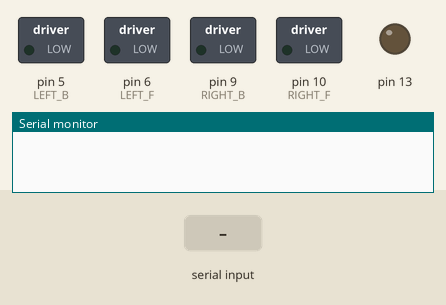
Recording of a sketch running on a simulated Arduino Uno, built with avr-gcc and run on an emulated ATmega328P. Shown: switched loads named in the sketch (green lamp = pin HIGH), output pins drawn as LEDs (lit = HIGH), the last lines printed to the serial monitor. The inputs (shaded band) are chosen by the test bench.

Above: at 1.2 s.
1.3 s: "90,45\n" received over Serial
At 2.5 s:
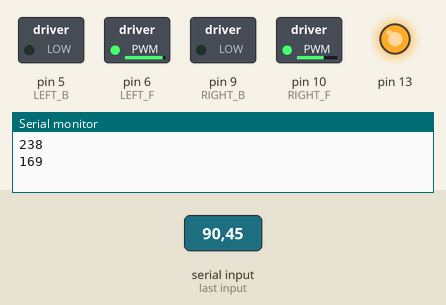
2.9 s: "30,150\n" received over Serial
At 3.9 s:
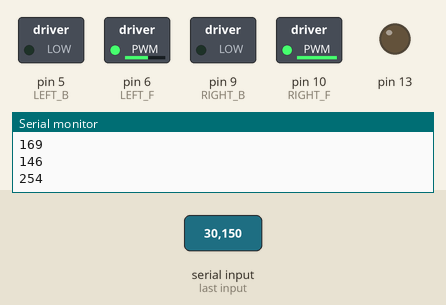
4.4 s: "1,90\n" received over Serial
At 5.1 s:
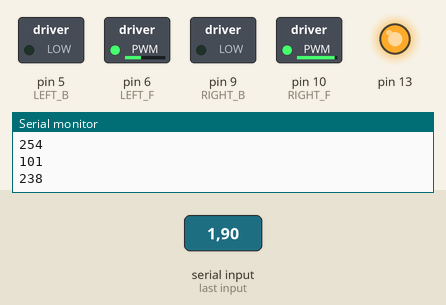
5.9 s: "90,45\n" received over Serial
At 6.3 s:
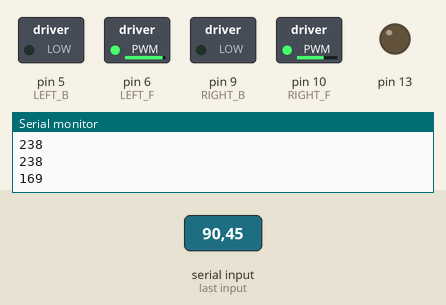
7.4 s: "30,150\n" received over Serial
At 8.6 s:
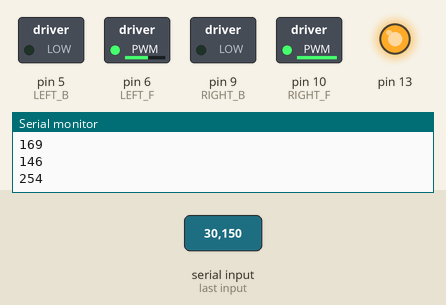
8.9 s: "1,90\n" received over Serial
At 9.8 s:
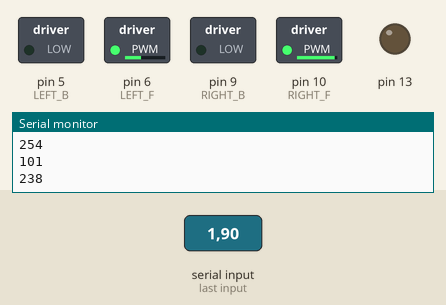
Timing chart, 0 to 11.4 s (numbered marks = the images above; inputs shaded):
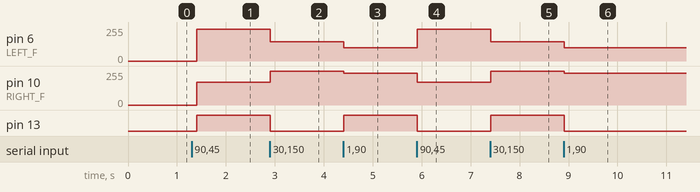

Measured:
- after the input at 1.3 s, pin 6 (LEFT_F): 0/255 → 238/255 after 0.10 s; pin 10 (RIGHT_F): 0/255 → 169/255 after 0.10 s; pin 13: LOW → HIGH after 0.10 s
- after the input at 2.9 s, pin 6 (LEFT_F): 238/255 → 146/255 at once; pin 10 (RIGHT_F): 169/255 → 254/255 at once; pin 13: HIGH → LOW at once
- after the input at 4.4 s, pin 6 (LEFT_F): 146/255 → 101/255 at once; pin 10 (RIGHT_F): 254/255 → 238/255 at once; pin 13: LOW → HIGH at once
- after the input at 5.9 s, pin 6 (LEFT_F): 101/255 → 238/255 at once; pin 10 (RIGHT_F): 238/255 → 169/255 at once; pin 13: HIGH → LOW at once
- after the input at 7.4 s, pin 6 (LEFT_F): 238/255 → 146/255 at once; pin 10 (RIGHT_F): 169/255 → 254/255 at once; pin 13: LOW → HIGH at once
- after the input at 8.9 s, pin 6 (LEFT_F): 146/255 → 101/255 at once; pin 10 (RIGHT_F): 254/255 → 238/255 at once; pin 13: HIGH → LOW at once

The sketch:

motor_driver_lf.ino
```cpp
#define RIGHT_B 9
#define RIGHT_F 10
#define LEFT_B 5
#define LEFT_F 6
#define LEFT 0
#define RIGHT 1
#define FORWARD 1
#define BACKWARD 0

int tab[2][2];

void set_motor_speed(int lr,int speed);

void setup() {
  pinMode(RIGHT_B,OUTPUT);
  pinMode(RIGHT_F,OUTPUT);
  pinMode(LEFT_B,OUTPUT);
  pinMode(LEFT_F,OUTPUT);
  pinMode(13,OUTPUT);
  tab[LEFT][FORWARD]=LEFT_F;
  tab[LEFT][BACKWARD]=LEFT_B;
  tab[RIGHT][BACKWARD]=RIGHT_B;
  tab[RIGHT][FORWARD]=RIGHT_F;
  Serial.begin(9600);
}


void loop() {
  while (Serial.available() > 0) {
    int left = Serial.parseInt();
    int right = Serial.parseInt();
    if (Serial.read() == '\n') {
      PORTB ^= (1<<PB5);
      int lspeed = scale(left);
      int rspeed = scale(right);
      set_motor_speed(LEFT,lspeed);
      set_motor_speed(RIGHT,rspeed);
      }
   }
   delay(100);
}


int scale(int value){ //-100,100 -> -255,-100 100,255
  if(value==0)return 0;
  value=constrain(value,-100,100);
  if(value<0)value=map(value,-100,0,-254,-100);
  else value=map(value,0,100,100,254);
  value=constrain(value,-255,255);
  Serial.println(value);
  return value;
}

void set_motor_speed(int lr,int speed){
  if(speed>0){
    digitalWrite(tab[lr][BACKWARD],LOW);
    analogWrite(tab[lr][FORWARD],speed);
  }
  else if(speed<0){
    speed=-speed;
    digitalWrite(tab[lr][FORWARD],LOW);
    analogWrite(tab[lr][BACKWARD],speed);
  }
  else{
    digitalWrite(tab[lr][FORWARD],LOW);
    digitalWrite(tab[lr][BACKWARD],LOW);
  }
}
```
